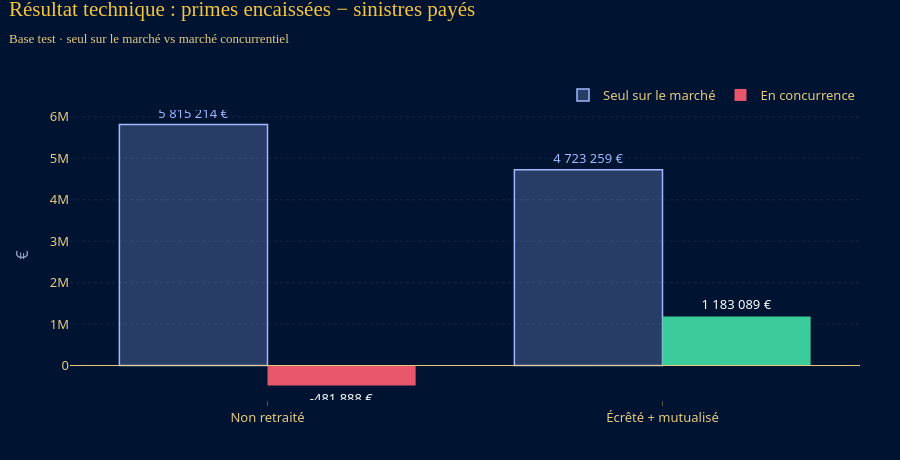

Source (notebook cell):
### Code cell
# Même duel avec le découpage seed 2016
f16 = M.glm_freq(bda16, VAR_TARIF_VOL, "Vol")
p16_b = M.prime_pure(f16, c16_brut, bdt16).to_numpy(); p16_e = (M.prime_pure(f16, c16_ecr, bdt16) * (1 + k)).to_numpy()
sim16 = simuler_marche({"Non retraité": p16_b, "Écrêté + mutualisé": p16_e}, {"Non retraité": .15, "Écrêté + mutualisé": .15},
                       bdt16["Cout_Vol"].to_numpy())
display(sim16["synthese"][["Assureur", "Part de marché", "Résultat", "S/P"]].style.format(
    {"Part de marché": "{:.1%}", "Résultat": "{:,.0f} €", "S/P": "{:.1%}"}))
GR.resultats_assureurs(sim16["synthese"].set_index("Assureur")["Résultat seul"].to_dict(),
                       sim16["synthese"].set_index("Assureur")["Résultat"].to_dict()).show()

### Figure 1 — Plotly figure (JSON) as saved in the notebook; plotly's stock layout.template omitted (floating-point values rounded to 4 significant figures)
{"data": [{"marker": {"color": "rgba(159,184,255,0.25)", "line": {"color": "#9FB8FF", "width": 1.5}}, "name": "Seul sur le marché", "text": ["5 815 214 €", "4 723 259 €"], "textfont": {"color": "#9FB8FF"}, "textposition": "outside", "type": "bar", "x": ["Non retraité", "Écrêté + mutualisé"], "y": [5815000.0, 4723000.0]}, {"marker": {"color": ["#E8566C", "#3CCB9A"]}, "name": "En concurrence", "text": ["-481 888 €", "1 183 089 €"], "textfont": {"color": "#FFFFFF"}, "textposition": "outside", "type": "bar", "x": ["Non retraité", "Écrêté + mutualisé"], "y": [-481900.0, 1183000.0]}], "layout": {"barmode": "group", "height": 460, "shapes": [{"line": {"color": "#E7C980", "width": 1}, "type": "line", "x0": 0, "x1": 1, "xref": "x domain", "y0": 0, "y1": 0, "yref": "y"}], "title": {"text": "Résultat technique : primes encaissées − sinistres payés<br><span style='font-size:13px;color:#E7C980;font-family:Montserrat, 'Segoe UI', Helvetica, Arial, sans-serif'>Base test · seul sur le marché vs marché concurrentiel</span>"}, "yaxis": {"title": {"text": "€"}}}}
